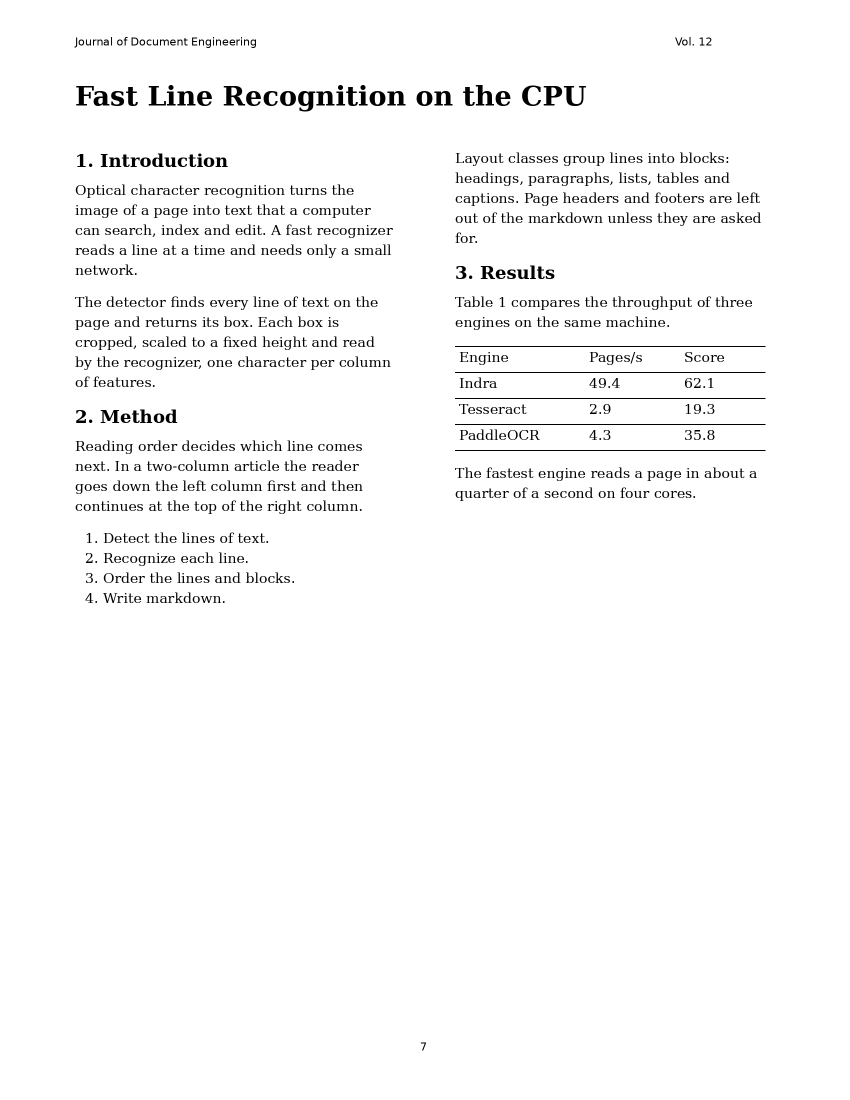
#> input picture tests/data/documents/page_two_column.png, 1700 x 2200 px (shown at 1/2 size)
$ python dump_imaging.py
#> lines starting #> are read from the running program, lines starting #| are printed output that depends on the picture
"""Dump OpenCV's outputs for the image operations the pipeline uses.

    python tools/reference/dump_imaging.py --docs tests/data/documents --out tests/data/reference/imaging

Writes ``imaging.npz`` and ``imaging.json``; ImagingParityTests checks the C# ports
(NanoOcr.Imaging.CvResize / CvWarp / ConnectedComponents / ImageIO) against them.
Each case is a named input, an operation with its arguments, and OpenCV's output.
"""

from __future__ import annotations

import argparse
import json
from pathlib import Path

import cv2
import numpy as np

ROOT = Path(__file__).resolve().parents[2]


def main() -> None:
    ap = argparse.ArgumentParser()
    ap.add_argument("--docs", type=Path, default=ROOT / "tests/data/documents")
    ap.add_argument("--out", type=Path, default=ROOT / "tests/data/reference/imaging")
    a = ap.parse_args()
    a.out.mkdir(parents=True, exist_ok=True)

    page = cv2.imread(str(a.docs / "page_two_column.png"), cv2.IMREAD_GRAYSCALE)
#> page is the input picture: shape (2200, 1700); min 0, max 255, mean 248.5
    rng = np.random.default_rng(7)
    noise = rng.integers(0, 256, (97, 131), dtype=np.uint8)
    crop = page[300:345, 150:790].copy()
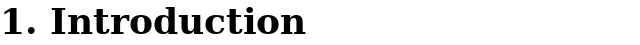
#> crop: shape (45, 640); min 0, max 255, mean 229.2
    arrays: dict[str, np.ndarray] = {"in.page": page, "in.noise": noise, "in.crop": crop}
    cases = []

    def add(name, op, src, args, out):
        arrays[f"out.{name}"] = np.ascontiguousarray(out)
        cases.append({"name": name, "op": op, "input": src, "args": args})

    inputs = {"page": page, "noise": noise, "crop": crop}
    sizes = {
        "page": [(1024 * 1700 // 2200, 1024), (850, 1100), (566, 733), (2000, 2588), (777, 1005), (1700 // 3, 2200 // 3)],
        "noise": [(65, 48), (262, 194), (131, 50), (40, 97), (300, 220), (43, 32)],
        "crop": [(455, 32), (911, 64), (320, 22), (1280, 90)],
    }
    for src, img in inputs.items():
        for w, h in sizes[src]:
            for interp, iname in ((cv2.INTER_LINEAR, "linear"), (cv2.INTER_AREA, "area")):
                add(f"resize_{src}_{w}x{h}_{iname}", "resize", src, {"w": w, "h": h, "interp": iname},
                    cv2.resize(img, (w, h), interpolation=interp))
#> this loop made 3 passes
#> src on passes 1 to 3: 'page', 'noise', 'crop'

    # Rotation (deskew) on 8 bits with replicated borders, and on a float ink map with zero borders.
    for deg in (1.7, -2.3, 0.4, 4.9):
        h, w = page.shape
        M = cv2.getRotationMatrix2D((w / 2, h / 2), deg, 1.0)
        add(f"warp_page_{deg}", "warp_replicate", "page", {"deg": deg},
            cv2.warpAffine(page, M, (w, h), flags=cv2.INTER_LINEAR, borderMode=cv2.BORDER_REPLICATE))
        small = cv2.resize(page, (618, 800), interpolation=cv2.INTER_AREA)
        ink = (255.0 - small.astype(np.float32)) / 255.0
        arrays["in.ink"] = ink
        M = cv2.getRotationMatrix2D((618 / 2, 800 / 2), deg, 1.0)
        add(f"warp_ink_{deg}", "warp_zero", "ink", {"deg": deg}, cv2.warpAffine(ink, M, (618, 800)))
#> this loop made 4 passes
#> pass 1, in main, `small = cv2.resize(page, (618, 800), interpolation=cv2.INTER_AREA)`:
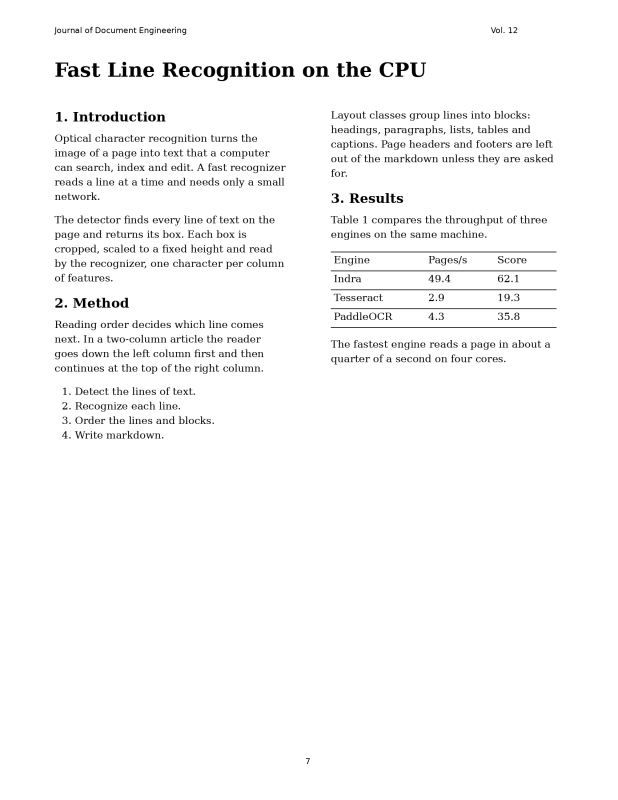
#> small: shape (800, 618); min 0, max 255, mean 248.5
#> pass 1, in main, `ink = (255.0 - small.astype(np.float32)) / 255.0`:
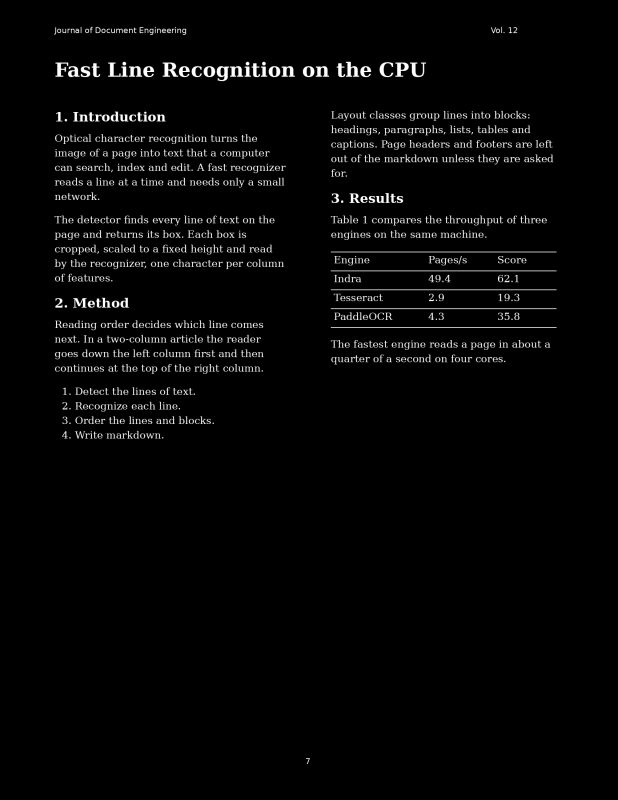
#> ink: shape (800, 618) float32; min 0, max 1, mean 0.0254
#> after the loop, arrays = 42 items

    # Connected components of a thresholded map.
    mask = (cv2.GaussianBlur(noise, (5, 5), 0) > 140).astype(np.uint8)
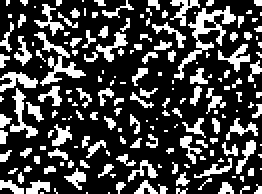
#> mask: shape (97, 131) (shown 2 times larger); values 0 (black) and 1 (white), 27.5% white in thin lines or dots
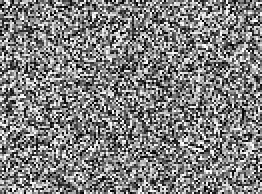
#> noise: shape (97, 131) (shown 2 times larger); min 0, max 255, mean 127.8
    arrays["in.mask"] = mask
    n, lab, stats, _ = cv2.connectedComponentsWithStats(mask, connectivity=4)
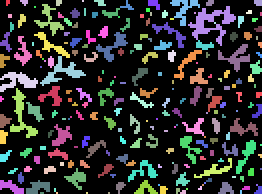
#> lab: shape (97, 131) int32 (shown 2 times larger); 221 distinct labels, from 0 to 220; one colour per label, 0 black
#> n = 221; stats = 221 rows, first 6: [0, 0, 131, 97, 9213], [3, 0, 2, 3, 5], [10, 0, 4, 3, 8], [28, 0, 3, 3, 8], [41, 0, 1, 1, 1], [47, 0, 6, 3, 12]
    arrays["out.cc_labels"] = lab.astype(np.int64)
    arrays["out.cc_stats"] = stats.astype(np.int64)
    cases.append({"name": "cc", "op": "cc", "input": "mask", "args": {"n": int(n)}})

    # Grayscale decoding of a colour PNG (libpng's rgb_to_gray).
    rgb = rng.integers(0, 256, (40, 50, 3), dtype=np.uint8)
    cv2.imwrite(str(a.out / "color.png"), rgb)
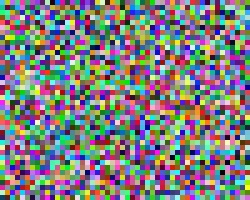
#> saved as color.png: shape (40, 50, 3) (shown 5 times larger); mean B, G, R 127.2, 127.4, 126.3
    add("decode_color_png", "decode", "color.png", {}, cv2.imread(str(a.out / "color.png"), cv2.IMREAD_GRAYSCALE))

    # TIFF pages (cv2.imreadmulti), every compression the corpus holds.
    tiffs = sorted((a.docs / "tiff").glob("*.tif")) + [a.docs / "inputs" / "three.tiff"]
    for f in tiffs:
        ok, frames = cv2.imreadmulti(str(f), flags=cv2.IMREAD_GRAYSCALE)
        name = "tiff_" + f.name
        for i, fr in enumerate(frames):
            arrays[f"out.{name}.{i}"] = fr
        cases.append({"name": name, "op": "tiff", "input": str(f.relative_to(ROOT)), "args": {"frames": len(frames)}})
#> after the loop, arrays = 52 items; cases = 46 items

    np.savez_compressed(a.out / "imaging.npz", **arrays)
    (a.out / "imaging.json").write_text(json.dumps(cases, indent=1))
    print(len(cases), "cases")
#| 46 cases


if __name__ == "__main__":
    main()
